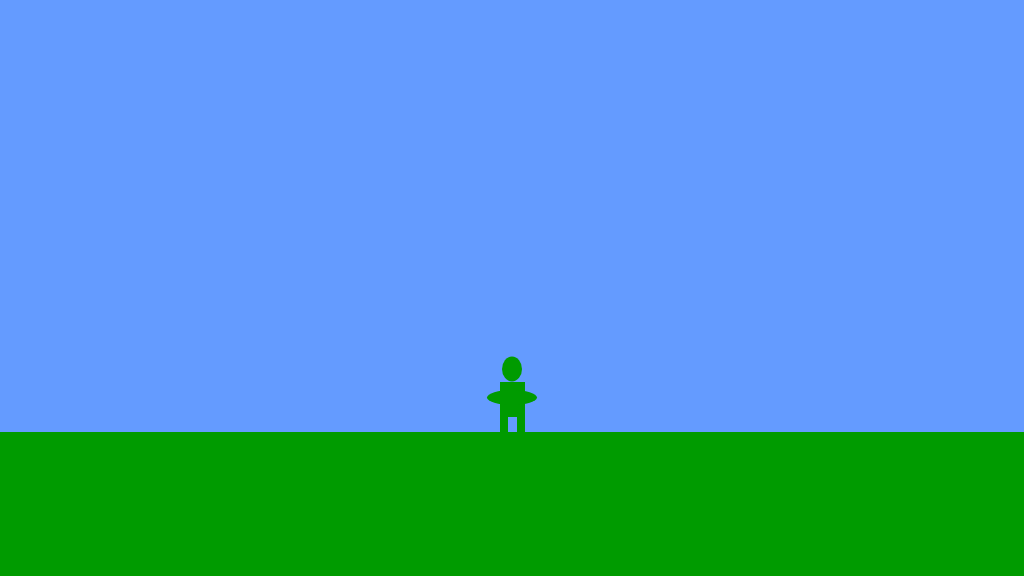
Frame 1 (no input)
Frame 60 (no input): identical to frame 1, image omitted
Frame 120 (the mouse pressed at the canvas centre since frame 60): identical to frame 1, image omitted

The p5.js sketch that drew this single still picture (run headless with seeded random() and noise() and a simulated clock; from frame 60 on, the mouse is pressed at the canvas centre):

// p5.js sketch
// ── sketch.js
/*

The Game Project

Week 3

Game interaction

*/


var gameChar_x;
var gameChar_y;
var floorPos_y;
var keyCode;

var isLeft=false;
var isRight=false;
var isFalling=false;
var isPlummeting=false;


function setup()
{
	createCanvas(1024, 576);
	floorPos_y = height * 3/4;
	gameChar_x = width/2;
	gameChar_y = floorPos_y;
}

function draw()
{

	///////////DRAWING CODE//////////

	background(100,155,255); //fill the sky blue


	noStroke();
	fill(0,155,0);
	rect(0, floorPos_y, width, height - floorPos_y); //draw some green ground

	//draw the canyon


	//the game character
	if(isLeft && isFalling)
	{
		// add your jumping-left code
        fill(0,0,0,220);
        ellipse(gameChar_x, gameChar_y - 63, 17, 25);
        rect(gameChar_x - 12, gameChar_y - 50, 25, 35);
        rect(gameChar_x - 12, gameChar_y - 15, 8, 10);
        rect(gameChar_x + 5, gameChar_y - 15, 8, 10);
        ellipseMode(CORNERS);
        ellipse(gameChar_x - 25,gameChar_y - 27,gameChar_x + 15, gameChar_y - 42);
        ellipseMode(CENTER);

	}
	else if(isRight && isFalling)
	{
		// add your jumping-right code
        fill(0,0,0,220);
        ellipse(gameChar_x, gameChar_y - 63, 17, 25);
        rect(gameChar_x - 12, gameChar_y - 50, 25, 35);
        rect(gameChar_x - 12, gameChar_y - 15, 8, 10);
        rect(gameChar_x + 5, gameChar_y - 15, 8, 10);
        ellipseMode(CORNERS);
        ellipse(gameChar_x - 15,gameChar_y - 27,gameChar_x + 25, gameChar_y - 42);
        ellipseMode(CENTER);
        

	}
	else if(isLeft)
	{
		// add your walking left code
        ellipse(gameChar_x, gameChar_y - 63, 20, 25);
        rect(gameChar_x - 12, gameChar_y - 50, 25, 35);
        rect(gameChar_x - 12, gameChar_y - 15, 8, 18);
        rect(gameChar_x + 5, gameChar_y - 15, 8, 18);
        ellipseMode(CORNERS);
        ellipse(gameChar_x - 25,gameChar_y - 27,gameChar_x + 15, gameChar_y - 42);
        ellipseMode(CENTER);


	}
	else if(isRight)
	{
		// add your walking right code
        ellipse(gameChar_x, gameChar_y - 63, 20, 25);
        rect(gameChar_x - 12, gameChar_y - 50, 25, 35);
        rect(gameChar_x - 12, gameChar_y - 15, 8, 18);
        rect(gameChar_x + 5, gameChar_y - 15, 8, 18);
        ellipseMode(CORNERS);
        ellipse(gameChar_x - 15,gameChar_y - 27,gameChar_x + 25, gameChar_y - 42);
        ellipseMode(CENTER);

	}
	else if(isFalling || isPlummeting)
	{
		// add your jumping facing forwards code
        fill(0,0,0,220);
        ellipse(gameChar_x, gameChar_y - 63, 17, 25);
        rect(gameChar_x - 12, gameChar_y - 50, 25, 35);
        rect(gameChar_x - 12, gameChar_y - 15, 8, 10);
        rect(gameChar_x + 5, gameChar_y - 15, 8, 10);
        ellipseMode(CORNERS);
        ellipse(gameChar_x - 25,gameChar_y - 27, gameChar_x + 25, gameChar_y - 42);
        ellipseMode(CENTER);

	}
	else
	{
		// add your standing front facing code
        ellipse(gameChar_x, gameChar_y - 63, 20, 25);
        rect(gameChar_x - 12, gameChar_y - 50, 25, 35);
        rect(gameChar_x - 12, gameChar_y - 15, 8, 18);
        rect(gameChar_x + 5, gameChar_y - 15, 8, 18);
        ellipseMode(CORNERS);
        ellipse(gameChar_x - 25,gameChar_y - 27,gameChar_x + 25, gameChar_y - 42);
        ellipseMode(CENTER);


	}

	///////////INTERACTION CODE//////////
	//Put conditional statements to move the game character below here
    
}


function keyPressed()
{
	// if statements to control the animation of the character when
	// keys are pressed.

	//open up the console to see how these work
	console.log("keyPressed: " + key);
	console.log("keyPressed: " + keyCode);
    
    if (keyCode == 39)
    {
        isRight=true;
        console.log("key pressed right " + isRight);        
    }
    if (keyCode == 37)
    {
        isLeft=true;
        console.log("key pressed left " + isLeft);
    }

}

function keyReleased()
{
	// if statements to control the animation of the character when
	// keys are released.

	console.log("keyReleased: " + key);
	console.log("keyReleased: " + keyCode);
    
    if(keyCode == 39)
    {
        isRight=false;
        console.log("key Released right " + isRight);
    }
    if(keyCode == 37)
    {
        isLeft=false;
        console.log("key Released left " + isLeft);
    }

    
    
    
}
